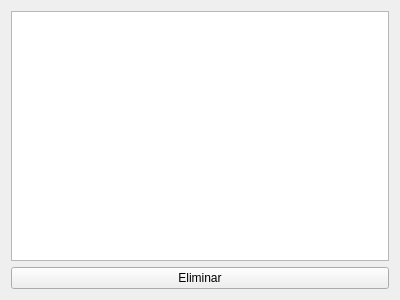
<?xml version="1.0" encoding="UTF-8"?>
<ui version="4.0">
 <class>Form</class>
 <widget class="QWidget" name="Form">
  <property name="geometry">
   <rect>
    <x>0</x>
    <y>0</y>
    <width>400</width>
    <height>300</height>
   </rect>
  </property>
  <property name="windowTitle">
   <string>Form</string>
  </property>
  <layout class="QVBoxLayout" name="verticalLayout">
   <item>
    <layout class="QHBoxLayout" name="horizontalLayout">
     <item>
      <widget class="QTableView" name="tableView"/>
     </item>
    </layout>
   </item>
   <item>
    <widget class="QPushButton" name="qdelete">
     <property name="text">
      <string>Eliminar</string>
     </property>
    </widget>
   </item>
  </layout>
 </widget>
 <resources/>
 <connections/>
</ui>
